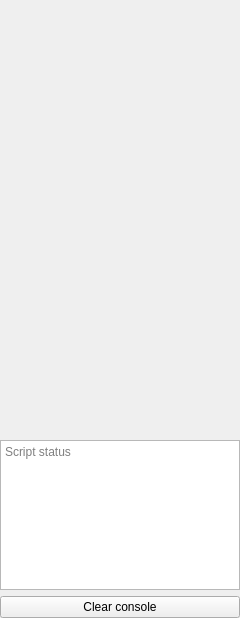
<?xml version="1.0" encoding="UTF-8"?>
<ui version="4.0">
 <class>GenericJSPatternUI</class>
 <widget class="QWidget" name="GenericJSPatternUI">
  <property name="geometry">
   <rect>
    <x>0</x>
    <y>0</y>
    <width>240</width>
    <height>618</height>
   </rect>
  </property>
  <property name="windowTitle">
   <string>Form</string>
  </property>
  <layout class="QGridLayout" name="gridLayout">
   <property name="leftMargin">
    <number>0</number>
   </property>
   <property name="topMargin">
    <number>0</number>
   </property>
   <property name="rightMargin">
    <number>0</number>
   </property>
   <property name="bottomMargin">
    <number>0</number>
   </property>
   <item row="0" column="0">
    <widget class="QWidget" name="ui_form" native="true">
     <zorder>clearconsole</zorder>
     <zorder>jsstatus</zorder>
    </widget>
   </item>
   <item row="1" column="0">
    <widget class="QTextEdit" name="jsstatus">
     <property name="maximumSize">
      <size>
       <width>16777215</width>
       <height>150</height>
      </size>
     </property>
     <property name="readOnly">
      <bool>true</bool>
     </property>
     <property name="placeholderText">
      <string>Script status</string>
     </property>
    </widget>
   </item>
   <item row="2" column="0">
    <widget class="QPushButton" name="clearconsole">
     <property name="text">
      <string>Clear console</string>
     </property>
    </widget>
   </item>
  </layout>
 </widget>
 <resources/>
 <connections>
  <connection>
   <sender>clearconsole</sender>
   <signal>clicked()</signal>
   <receiver>jsstatus</receiver>
   <slot>clear()</slot>
   <hints>
    <hint type="sourcelabel">
     <x>119</x>
     <y>606</y>
    </hint>
    <hint type="destinationlabel">
     <x>119</x>
     <y>514</y>
    </hint>
   </hints>
  </connection>
 </connections>
</ui>
